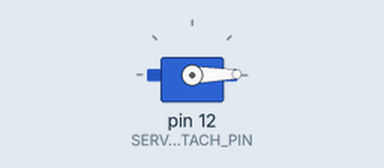
The sketch below on a simulated Arduino Uno, built with avr-gcc and run on an emulated ATmega328P. Parts: servo.

Above: at 0.05 s.
At 2.65 s:
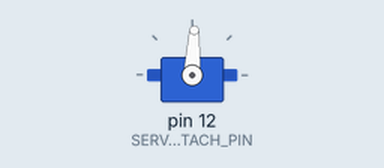
At 5.25 s:
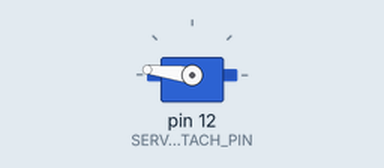
At 10.5 s:
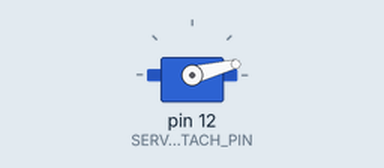
Timing chart, 0 to 14.2 s (numbered marks = the images above):
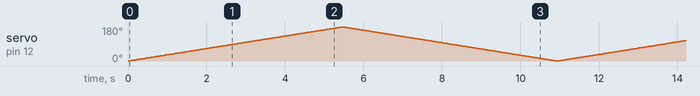

The sketch:

servo.ino
```cpp
#include <Servo.h>

Servo myservo;

int servo_pos = 0;
int servo_delay = 30;

int SERVO_ATTACH_PIN = 12;

void setup() {
  myservo.attach(SERVO_ATTACH_PIN);
}

void loop()
{

  // myservo.write(180);

    for (servo_pos = 0; servo_pos <= 180; servo_pos += 1) // change here in the place 0 and 180 , into any two degrees you wish the servo to sweep.
    {
     servoAction(servo_pos);
    }

    for (servo_pos = 180; servo_pos >= 0; servo_pos -= 1)  // change here also  in the place 0 and 180 , into any two degrees you wish the servo to sweep.
    {
     servoAction(servo_pos);
    }
}

int servoAction(int degree) {
  myservo.write(degree);
  delay(servo_delay);
  // distance = calculateDistance(); // Calls a function for calculating the distance measured by the Ultrasonic sensor for each degree

  // Serial.print(i); // Sends the current degree into the Serial Port
  // Serial.print(","); // Sends addition character right next to the previous value needed later in the Processing IDE for indexing
  // Serial.print(distance); // Sends the distance value into the Serial Port
  // Serial.print("."); // Sends addition character right next to the previous value needed later in the Processing IDE for indexing

  Serial.print(degree);
  Serial.print(", ");
  // Serial.print(distance);
  // Serial.println();
}
```
